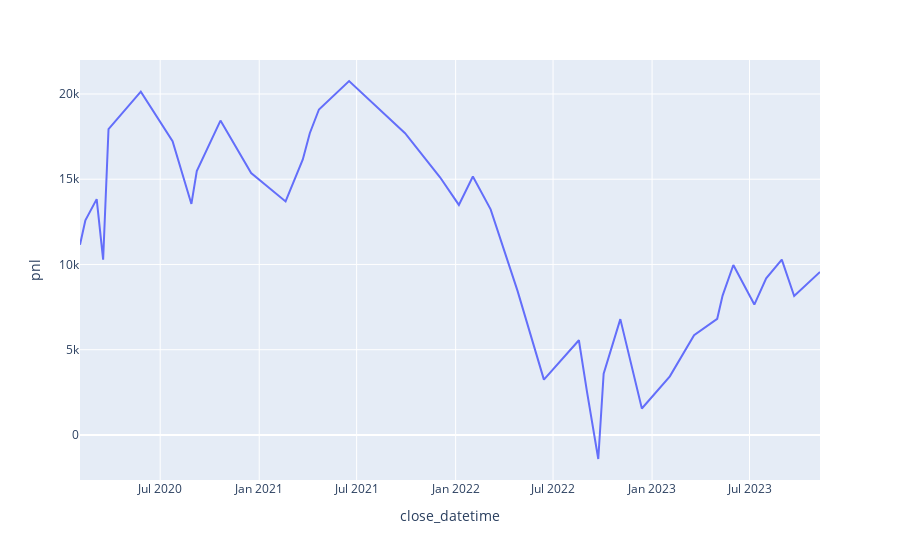

The notebook cell this image was saved under:
### Code cell
# visualizing the results of the backtest
px.line(result, x='close_datetime', y='pnl')
